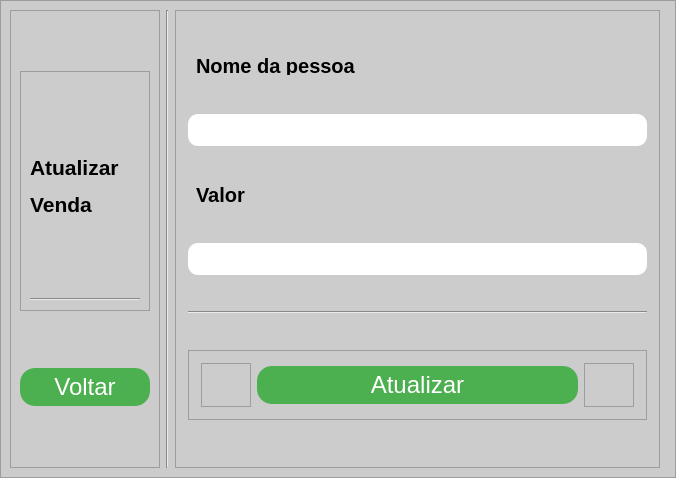
<?xml version="1.0" encoding="UTF-8"?>
<ui version="4.0">
 <class>InsertWindow</class>
 <widget class="QMainWindow" name="InsertWindow">
  <property name="geometry">
   <rect>
    <x>0</x>
    <y>0</y>
    <width>676</width>
    <height>478</height>
   </rect>
  </property>
  <property name="minimumSize">
   <size>
    <width>676</width>
    <height>478</height>
   </size>
  </property>
  <property name="maximumSize">
   <size>
    <width>676</width>
    <height>478</height>
   </size>
  </property>
  <property name="windowTitle">
   <string>Inserir dados</string>
  </property>
  <widget class="QWidget" name="centralwidget">
   <property name="minimumSize">
    <size>
     <width>0</width>
     <height>0</height>
    </size>
   </property>
   <layout class="QVBoxLayout" name="verticalLayout">
    <property name="spacing">
     <number>0</number>
    </property>
    <property name="leftMargin">
     <number>0</number>
    </property>
    <property name="topMargin">
     <number>0</number>
    </property>
    <property name="rightMargin">
     <number>0</number>
    </property>
    <property name="bottomMargin">
     <number>0</number>
    </property>
    <item>
     <widget class="QFrame" name="frame">
      <property name="minimumSize">
       <size>
        <width>0</width>
        <height>0</height>
       </size>
      </property>
      <property name="maximumSize">
       <size>
        <width>6526262</width>
        <height>16777215</height>
       </size>
      </property>
      <property name="styleSheet">
       <string notr="true">background-color: rgb(204, 204, 204);</string>
      </property>
      <property name="frameShape">
       <enum>QFrame::StyledPanel</enum>
      </property>
      <property name="frameShadow">
       <enum>QFrame::Raised</enum>
      </property>
      <layout class="QHBoxLayout" name="horizontalLayout">
       <item>
        <widget class="QFrame" name="frame_2">
         <property name="minimumSize">
          <size>
           <width>150</width>
           <height>0</height>
          </size>
         </property>
         <property name="maximumSize">
          <size>
           <width>150</width>
           <height>16777215</height>
          </size>
         </property>
         <property name="frameShape">
          <enum>QFrame::StyledPanel</enum>
         </property>
         <property name="frameShadow">
          <enum>QFrame::Raised</enum>
         </property>
         <layout class="QVBoxLayout" name="verticalLayout_3">
          <item>
           <widget class="QFrame" name="frame_8">
            <property name="maximumSize">
             <size>
              <width>16777215</width>
              <height>240</height>
             </size>
            </property>
            <property name="frameShape">
             <enum>QFrame::StyledPanel</enum>
            </property>
            <property name="frameShadow">
             <enum>QFrame::Raised</enum>
            </property>
            <layout class="QVBoxLayout" name="verticalLayout_4">
             <item>
              <widget class="QLabel" name="label_4">
               <property name="text">
                <string>&lt;html&gt;&lt;head/&gt;&lt;body&gt;&lt;p align=&quot;justify&quot;&gt;&lt;span style=&quot; font-size:16pt; font-weight:600;&quot;&gt;Atualizar&lt;/span&gt;&lt;/p&gt;&lt;p&gt;&lt;span style=&quot; font-size:16pt; font-weight:600;&quot;&gt;Venda&lt;/span&gt;&lt;/p&gt;&lt;/body&gt;&lt;/html&gt;</string>
               </property>
              </widget>
             </item>
             <item>
              <widget class="Line" name="line_3">
               <property name="orientation">
                <enum>Qt::Horizontal</enum>
               </property>
              </widget>
             </item>
            </layout>
           </widget>
          </item>
          <item>
           <widget class="QPushButton" name="pushButton_2">
            <property name="styleSheet">
             <string notr="true">QPushButton{
padding: 5px 25px;
font-size: 24px;
text-align: center;
color: #fff;
background-color: #4CAF50;
border-radius: 15px;
}


QPushButton:hover{
background-color: green;
}



QPushButton:pressed{
  background-color: #3e8e41;
}</string>
            </property>
            <property name="text">
             <string>Voltar</string>
            </property>
            <property name="icon">
             <iconset>
              <normaloff>Icons/Setapratras-removebg-preview.png</normaloff>Icons/Setapratras-removebg-preview.png</iconset>
            </property>
            <property name="iconSize">
             <size>
              <width>25</width>
              <height>15</height>
             </size>
            </property>
           </widget>
          </item>
         </layout>
        </widget>
       </item>
       <item>
        <widget class="Line" name="line_2">
         <property name="orientation">
          <enum>Qt::Vertical</enum>
         </property>
        </widget>
       </item>
       <item>
        <widget class="QFrame" name="frame_4">
         <property name="styleSheet">
          <string notr="true">padding: 3px;</string>
         </property>
         <property name="frameShape">
          <enum>QFrame::StyledPanel</enum>
         </property>
         <property name="frameShadow">
          <enum>QFrame::Raised</enum>
         </property>
         <layout class="QVBoxLayout" name="verticalLayout_2">
          <item>
           <widget class="QLabel" name="label">
            <property name="maximumSize">
             <size>
              <width>16777215</width>
              <height>25</height>
             </size>
            </property>
            <property name="styleSheet">
             <string notr="true">background-color: rgb(204, 204, 204);
font-size:20px;
font-weight: bold;
</string>
            </property>
            <property name="text">
             <string>Nome da pessoa</string>
            </property>
           </widget>
          </item>
          <item>
           <widget class="QLineEdit" name="lineEdit">
            <property name="maximumSize">
             <size>
              <width>656566</width>
              <height>16777215</height>
             </size>
            </property>
            <property name="styleSheet">
             <string notr="true">
QLineEdit{
font-size: 20px;
text-align: center;
border-radius: 10px;
background-color: rgb(255, 255, 255);
padding: 3px;
}</string>
            </property>
           </widget>
          </item>
          <item>
           <widget class="QLabel" name="label_3">
            <property name="maximumSize">
             <size>
              <width>16777215</width>
              <height>25</height>
             </size>
            </property>
            <property name="styleSheet">
             <string notr="true">background-color: rgb(204, 204, 204);
font-size:20px;
font-weight: bold;
</string>
            </property>
            <property name="text">
             <string>Valor</string>
            </property>
           </widget>
          </item>
          <item>
           <widget class="QLineEdit" name="lineEdit_3">
            <property name="styleSheet">
             <string notr="true">
QLineEdit{
font-size: 20px;
text-align: center;
border-radius: 10px;
background-color: rgb(255, 255, 255);
}</string>
            </property>
           </widget>
          </item>
          <item>
           <widget class="Line" name="line">
            <property name="orientation">
             <enum>Qt::Horizontal</enum>
            </property>
           </widget>
          </item>
          <item>
           <widget class="QFrame" name="frame_5">
            <property name="maximumSize">
             <size>
              <width>16777215</width>
              <height>70</height>
             </size>
            </property>
            <property name="frameShape">
             <enum>QFrame::StyledPanel</enum>
            </property>
            <property name="frameShadow">
             <enum>QFrame::Raised</enum>
            </property>
            <layout class="QHBoxLayout" name="horizontalLayout_2">
             <item>
              <widget class="QFrame" name="frame_6">
               <property name="maximumSize">
                <size>
                 <width>50</width>
                 <height>16777215</height>
                </size>
               </property>
               <property name="frameShape">
                <enum>QFrame::StyledPanel</enum>
               </property>
               <property name="frameShadow">
                <enum>QFrame::Raised</enum>
               </property>
              </widget>
             </item>
             <item>
              <widget class="QPushButton" name="pushButton">
               <property name="styleSheet">
                <string notr="true">QPushButton{
padding: 5px 25px;
font-size: 24px;
text-align: center;
color: #fff;
background-color: #4CAF50;
border-radius: 15px;
}


QPushButton:hover{
background-color: green;
}



QPushButton:pressed{
  background-color: #3e8e41;
}</string>
               </property>
               <property name="text">
                <string>Atualizar</string>
               </property>
               <property name="icon">
                <iconset>
                 <normaloff>Icons/updateicon-removebg-preview-removebg-preview.png</normaloff>Icons/updateicon-removebg-preview-removebg-preview.png</iconset>
               </property>
               <property name="iconSize">
                <size>
                 <width>40</width>
                 <height>25</height>
                </size>
               </property>
              </widget>
             </item>
             <item>
              <widget class="QFrame" name="frame_7">
               <property name="maximumSize">
                <size>
                 <width>50</width>
                 <height>16777215</height>
                </size>
               </property>
               <property name="frameShape">
                <enum>QFrame::StyledPanel</enum>
               </property>
               <property name="frameShadow">
                <enum>QFrame::Raised</enum>
               </property>
              </widget>
             </item>
            </layout>
           </widget>
          </item>
         </layout>
        </widget>
       </item>
       <item>
        <widget class="QFrame" name="frame_3">
         <property name="minimumSize">
          <size>
           <width>0</width>
           <height>0</height>
          </size>
         </property>
         <property name="maximumSize">
          <size>
           <width>150</width>
           <height>16777215</height>
          </size>
         </property>
         <property name="frameShape">
          <enum>QFrame::StyledPanel</enum>
         </property>
         <property name="frameShadow">
          <enum>QFrame::Raised</enum>
         </property>
        </widget>
       </item>
      </layout>
     </widget>
    </item>
   </layout>
  </widget>
 </widget>
 <resources/>
 <connections/>
</ui>
